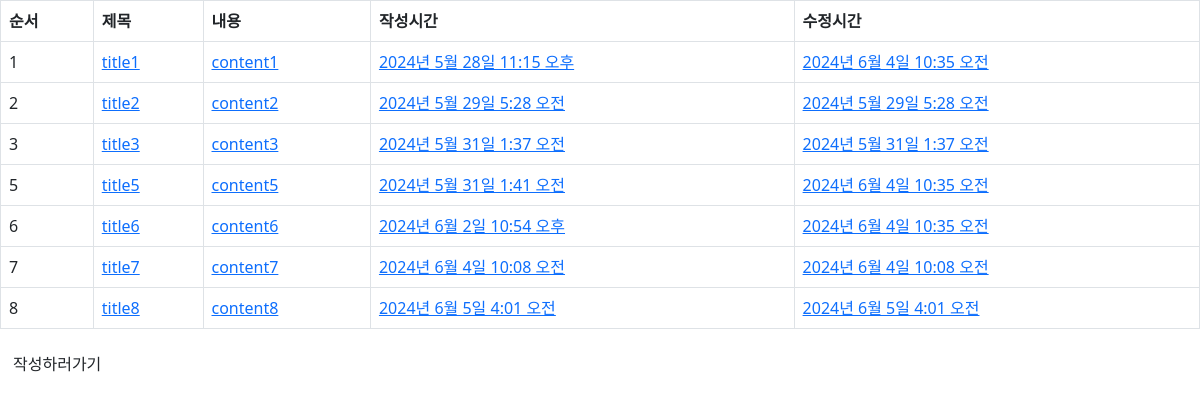
The app's page /, older data.
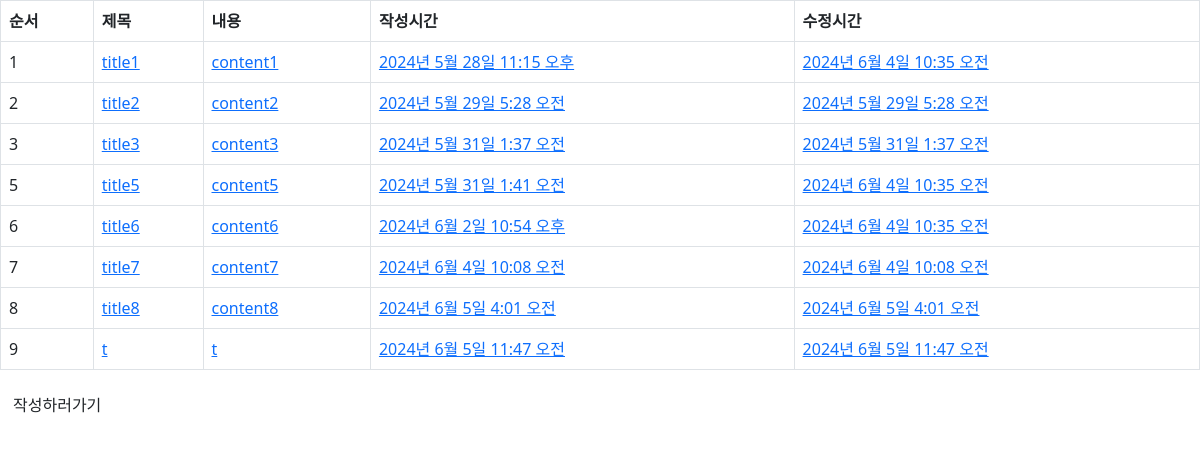
The same page, newer data.
### webbook/models.py (models this page shows)
class Post(models.Model):
    title = models.CharField(max_length=30)
    content = models.TextField()
    writer = models.ForeignKey(User, on_delete=models.CASCADE)
    created_at = models.DateTimeField(auto_now_add=True)
    updated_at = models.DateTimeField(auto_now=True)

### webbook/views.py (the view)
# urls.py: path('', views.Index.as_view(), name='list'),
class Index(View):
    def get(self, request):
        posts = Post.objects.all()
        context = {
            'posts': posts,
        }
        return render(request, 'webbook/index.html', context)

### webbook/templates/webbook/index.html (shortened to what this page needs)
<!DOCTYPE html>
<html lang="ko">
<head>
    <link href="https://cdn.jsdelivr.net/npm/bootstrap@5.2.3/dist/css/bootstrap.min.css" rel="stylesheet" />
</head>
<body>
    <table class="table table-bordered">
        <thead>
            <tr>
                <th scope='col'>순서</th>
                <th scope='col'>제목</th>
                <th scope='col'>내용</th>
                <th scope='col'>작성시간</th>
                <th scope='col'>수정시간</th>
            </tr>
        </thead>
        {% if posts %}
            {% for post in posts %}
                <tbody>
                    <tr>
                        <td>{{ post.id }}</td>
                        <td><a href="{% url 'webbook:detail' pk=post.pk %}">{{ post.title }}</a></td>
                        <td><a href="{% url 'webbook:detail' pk=post.pk %}">{{ post.content }}</a></td>
                        <td><a href="{% url 'webbook:detail' pk=post.pk %}">{{ post.created_at }}</a></td>
                        <td><a href="{% url 'webbook:detail' pk=post.pk %}">{{ post.updated_at }}</a></td>
                    </tr>
                </tbody>
            {% endfor %}
        {% endif %}
    </table>
    <a href="{% url 'webbook:write' %}" class="btn"
          >작성하러가기</a
        >
</body>
</html>

Row changes from the older to the newer data that the page shows:
added Post: id "9", title "t", content "t", created_at "2024년 6월 5일 11:47 오전", updated_at "2024년 6월 5일 11:47 오전"
